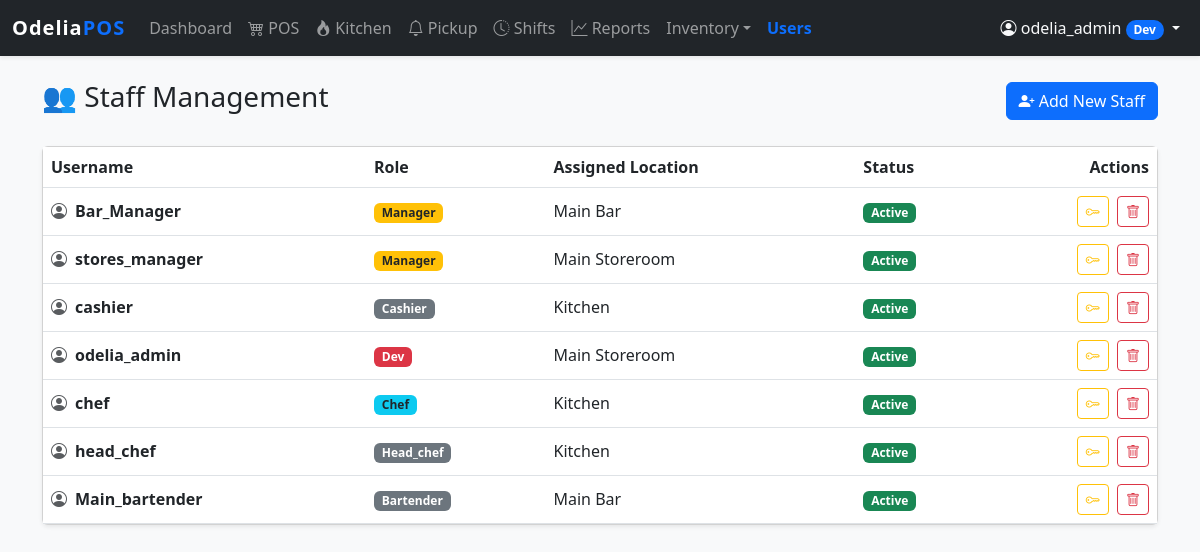
The app's page /index.php?page=users (signed in) with its own data.
### tables this page shows
CREATE TABLE `users` (
  `id` int NOT NULL AUTO_INCREMENT,
  `username` varchar(50) NOT NULL,
  `password_hash` varchar(255) NOT NULL,
  `role` enum('admin','manager','cashier','dev','chef','waiter','head_chef','bartender') NOT NULL DEFAULT 'cashier',
  `location_id` int DEFAULT NULL,
  `created_at` timestamp NULL DEFAULT CURRENT_TIMESTAMP,
  `force_password_change` tinyint(1) DEFAULT '0',
  PRIMARY KEY (`id`),
  UNIQUE KEY `username` (`username`),
  KEY `location_id` (`location_id`),
  CONSTRAINT `users_ibfk_1` FOREIGN KEY (`location_id`) REFERENCES `locations` (`id`) ON DELETE SET NULL
);

CREATE TABLE `locations` (
  `id` int NOT NULL AUTO_INCREMENT,
  `name` varchar(50) NOT NULL,
  `type` enum('store','kitchen','bar','warehouse') NOT NULL DEFAULT 'store',
  `can_sell` tinyint(1) DEFAULT '1',
  `can_receive_from_vendor` tinyint(1) DEFAULT '0',
  `address` text,
  PRIMARY KEY (`id`)
);

### src/users.php (called while the page is built, shortened)
<?php
$users = $pdo->query("
    SELECT u.*, l.name as location_name
    FROM users u
    LEFT JOIN locations l ON u.location_id = l.id
    ORDER BY u.role ASC, u.username ASC
")->fetchAll();
?>

### templates/users.php (the view, shortened to what this page needs)
<div class="d-flex justify-content-between align-items-center mb-4">
    <h3>👥 Staff Management</h3>
    <button class="btn btn-primary" data-bs-toggle="modal" data-bs-target="#userModal">
        <i class="bi bi-person-plus-fill"></i> Add New Staff
    </button>
</div>
<div class="card shadow-sm">
    <div class="card-body p-0">
        <table class="table table-hover align-middle mb-0">
            <thead class="bg-light">
                <tr>
                    <th>Username</th>
                    <th>Role</th>
                    <th>Assigned Location</th>
                    <th>Status</th>
                    <th class="text-end">Actions</th>
                </tr>
            </thead>
            <tbody>
                <?php foreach ($users as $u): ?>
                <tr>
                    <td class="fw-bold">
                        <i class="bi bi-person-circle text-muted me-2"></i><?= htmlspecialchars($u['username']) ?>
                    </td>
                    <td>
                        <?php
                            $badge = match($u['role']) {
                                'admin', 'dev' => 'bg-danger',
                                'manager' => 'bg-warning text-dark',
                                'chef' => 'bg-info text-dark',
                                default => 'bg-secondary'
                            };
                        ?>
                        <span class="badge <?= $badge ?>"><?= ucfirst($u['role']) ?></span>
                    </td>
                    <td><?= htmlspecialchars($u['location_name'] ?? 'All Locations') ?></td>
                    <td>
                        <?php if($u['force_password_change']): ?>
                            <span class="badge bg-warning text-dark">Reset Pending</span>
                        <?php else: ?>
                            <span class="badge bg-success">Active</span>
                        <?php endif; ?>
                    </td>
                    <td class="text-end">
                        <button class="btn btn-sm btn-outline-warning me-1"
                                onclick="resetPass(<?= $u['id'] ?>, '<?= htmlspecialchars($u['username']) ?>')">
                            <i class="bi bi-key"></i>
                        </button>
                        <form method="POST" action="index.php?page=users" class="d-inline" onsubmit="return confirm('Permanently delete <?= $u['username'] ?>?');">
                            <button class="btn btn-sm btn-outline-danger"><i class="bi bi-trash"></i></button>
                        </form>
                    </td>
                </tr>
                <?php endforeach; ?>
            </tbody>
        </table>
    </div>
</div>

### public/index.php (shortened to what this page needs)
<?php
$page = $_GET['page'] ?? 'dashboard';
$logicFile = __DIR__ . "/../src/$page.php";
if (file_exists($logicFile)) {
    require_once $logicFile;
}
$hideLayout = in_array($page, ['login', 'pos', 'kds', 'pickup', 'receipt']);
if (!$hideLayout) {
    require_once __DIR__ . '/../templates/header.php';
}
$viewFile = __DIR__ . "/../templates/$page.php";
if (file_exists($viewFile)) {
    require_once $viewFile;
} else {
    echo "<div class='alert alert-warning'>View not found: $page</div>";
}
if (!$hideLayout) {
    require_once __DIR__ . '/../templates/footer.php';
}
?>

### templates/header.php (shortened to what this page needs)
<!DOCTYPE html>
<html lang="en">
<head>
    <link href="https://cdn.jsdelivr.net/npm/bootstrap@5.3.0/dist/css/bootstrap.min.css" rel="stylesheet">
    <link rel="stylesheet" href="https://cdn.jsdelivr.net/npm/bootstrap-icons@1.10.5/font/bootstrap-icons.css">
</head>
<body>
<?php
$role = $_SESSION['role'] ?? 'cashier';
$isManager = in_array($role, ['admin', 'manager', 'dev', 'head_chef']);
$isStaff = in_array($role, ['cashier', 'waiter', 'bartender']);
$isKitchen = in_array($role, ['chef', 'admin', 'head_chef', 'dev']);
$canPickup = in_array($role, ['admin', 'manager', 'dev', 'cashier', 'waiter', 'bartender']);
function isActive($p) { global $page; return $page === $p ? 'active' : ''; }
?>
<nav class="navbar navbar-expand-lg navbar-dark bg-dark mb-4 shadow-sm">
    <div class="container-fluid">
        <a class="navbar-brand" href="index.php?page=dashboard">
            <i class="bi bi-layer-group"></i> Odelia<span class="text-primary">POS</span>
        </a>
        <div class="collapse navbar-collapse" id="navbarNav">
            <ul class="navbar-nav me-auto">
                <li class="nav-item"><a class="nav-link <?= isActive('dashboard') ?>" href="index.php?page=dashboard">Dashboard</a></li>
                <?php if ($isStaff || $isManager): ?>
                <li class="nav-item"><a class="nav-link <?= isActive('pos') ?>" href="index.php?page=pos"><i class="bi bi-cart4"></i> POS</a></li>
                <?php endif; ?>
                <?php if ($isKitchen): ?>
                <li class="nav-item"><a class="nav-link <?= isActive('kds') ?>" href="index.php?page=kds"><i class="bi bi-fire"></i> Kitchen</a></li>
                <?php endif; ?>
                <?php if ($canPickup): ?>
                <li class="nav-item"><a class="nav-link <?= isActive('pickup') ?>" href="index.php?page=pickup"><i class="bi bi-bell"></i> Pickup</a></li>
                <?php endif; ?>
                <li class="nav-item"><a class="nav-link <?= isActive('shifts') ?>" href="index.php?page=shifts"><i class="bi bi-clock-history"></i> Shifts</a></li>
                <?php if ($isManager): ?><li class="nav-item"><a class="nav-link <?= isActive('reports') ?>" href="index.php?page=reports"><i class="bi bi-graph-up"></i> Reports</a></li><?php endif; ?>
                <?php if ($isManager): ?>
                <li class="nav-item dropdown">
                    <a class="nav-link dropdown-toggle" href="#" data-bs-toggle="dropdown">Inventory</a>
                </li>
                <li class="nav-item"><a class="nav-link <?= isActive('users') ?>" href="index.php?page=users">Users</a></li>
                <?php endif; ?>
            </ul>
            <ul class="navbar-nav">
                <li class="nav-item dropdown">
                    <a class="nav-link dropdown-toggle text-light" href="#" data-bs-toggle="dropdown">
                        <i class="bi bi-person-circle"></i> <?= htmlspecialchars($_SESSION['username']) ?>
                        <span class="badge bg-primary rounded-pill"><?= ucfirst($role) ?></span>
                    </a>
                </li>
            </ul>
        </div>
    </div>
</nav>
<div class="container">

### templates/footer.php (shortened to what this page needs)
</div>
</body>
</html>

### templates/header.php (style rules this page uses)
body { background-color: #f8f9fa; }
.navbar-brand { font-weight: bold; letter-spacing: 1px; }
.nav-link.active { font-weight: bold; color: #0d6efd !important; }

### records on screen
users: username "Bar_Manager", role "Manager", location.name "Main Bar", force_password_change "Active"
users: username "stores_manager", role "Manager", location.name "Main Storeroom", force_password_change "Active"
users: username "cashier", role "Cashier", location.name "Kitchen", force_password_change "Active"
users: username "odelia_admin", role "Dev", location.name "Main Storeroom", force_password_change "Active"
users: username "chef", role "Chef", location.name "Kitchen", force_password_change "Active"
users: username "head_chef", role "Head_chef", location.name "Kitchen", force_password_change "Active"
users: username "Main_bartender", role "Bartender", location.name "Main Bar", force_password_change "Active"

### other values on screen
$_SESSION['username'] "odelia_admin"
$role "Dev"
